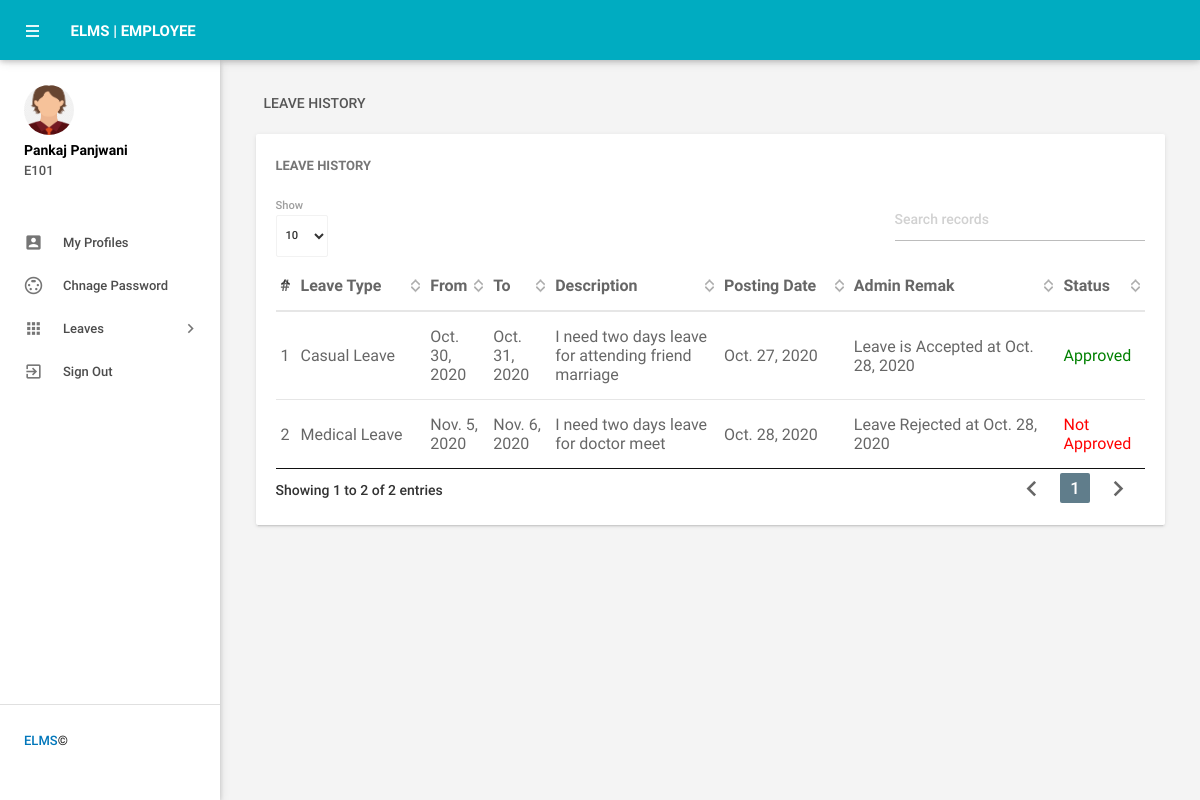
Screenshot of /leavehistory (signed in) with the database file from the repository.
### employeeleave/models.py (models this page shows, shortened)
class Employee(models.Model):
    user = models.ForeignKey(User, on_delete=models.CASCADE, null=True)
    empid = models.CharField(max_length=20)
    gender = models.CharField(max_length=30)
    dob = models.CharField(max_length=50)
    department = models.CharField(max_length=50,null=True)
    address = models.CharField(max_length=300)
    city = models.CharField(max_length=50)
    country = models.CharField(max_length=50)
    phoneno = models.CharField(max_length=15)
    status = models.CharField(max_length=15, null=True)
    regdate = models.DateField()

class Leaves(models.Model):
    leavetype = models.CharField(max_length=100)
    todate = models.DateField()
    fromdate = models.DateField()
    description = models.CharField(max_length=500)
    postingdate = models.DateField()
    adminremark = models.CharField(max_length=100,null=True)
    adminremarkdate = models.DateField(null=True)
    status = models.CharField(max_length=50,null=True)
    isread = models.CharField(max_length=50)
    emp = models.ForeignKey(Employee, on_delete=models.CASCADE, null=True)

### employeeleave/views.py (the view)
# urls.py: path('leavehistory',leavehistory, name='leavehistory'),
def leavehistory(request):
    if not request.user.is_authenticated:
        return redirect('index')
    user = User.objects.get(id=request.user.id)
    employee = Employee.objects.get(user=user)
    leave = Leaves.objects.filter(emp = employee)
    d = {'leave':leave}
    return render(request, 'leavehistory.html', d)

### employeeleave/templatetags/custom_filters.py (called while the page is built)
@register.simple_tag()
def employeeid(pid,*args, **kwargs):
    user = User.objects.get(id=pid)
    employee = Employee.objects.get(user = user)
    return employee.empid

### employeeleave/templates/leavehistory.html (shortened to what this page needs)
{% load static %}
{% block body %}
<html lang="en">
    <head>
         <link type="text/css" rel="stylesheet" href="{% static 'assets/plugins/materialize/css/materialize.min.css' %}"/>
       <link href="{% static 'assets/plugins/material-preloader/css/materialPreloader.min.css' %}" rel="stylesheet">
        <link href="{% static 'assets/plugins/datatables/css/jquery.dataTables.min.css' %}" rel="stylesheet">
        <link href="{% static 'assets/css/alpha.min.css' %}" rel="stylesheet" type="text/css"/>
        <link href="{% static 'assets/css/custom.css' %}" rel="stylesheet" type="text/css"/>
    </head>
    <body>
       {% include 'userheader.html' %}
       {% include 'usersidebar.html' %}
            <main class="mn-inner">
                <div class="row">
                    <div class="col s12">
                        <div class="page-title">Leave History</div>
                    </div>
                    <div class="col s12 m12 l12">
                        <div class="card">
                            <div class="card-content">
                                <span class="card-title">Leave History</span>
                                <table id="example" class="display responsive-table ">
                                    <thead>
                                        <tr>
                                            <th>#</th>
                                            <th width="120">Leave Type</th>
                                            <th>From</th>
                                            <th>To</th>
                                             <th>Description</th>
                                             <th width="120">Posting Date</th>
                                            <th width="200">Admin Remak</th>
                                            <th>Status</th>
                                        </tr>
                                    </thead>
                                    <tbody>
                                {% for i in leave %}
                                        <tr>
                                            <td>{{forloop.counter}}</td>
                                            <td>{{i.leavetype}}</td>
                                            <td>{{i.fromdate}}</td>
                                            <td>{{i.todate}}</td>
                                           <td>{{i.description}}</td>
                                            <td>{{i.postingdate}}</td>
                                            <td>
                                                {% if i.adminremark == None %}
                                                waiting for approval
                                                {% else %}
                                    {{i.adminremark}} at {{i.adminremarkdate}}
                                                {% endif %}
                                           </td>
                                            <td>
                                                {% if i.status == "Accept" %}
                                                 <span style="color: green">Approved</span>
                                                 {% endif %}
                                                {% if i.status == "Reject" %}
                                                <span style="color: red">Not Approved</span>
                                                 {% endif %}
                                             </td>
                                        </tr>
                                          {% endfor %}
                                    </tbody>
                                </table>
                            </div>
                        </div>
                    </div>
                </div>
            </main>
        </div>
        <div class="left-sidebar-hover"></div>
    </body>
</html>
{% endblock %}

### employeeleave/templates/userheader.html (shortened to what this page needs)
        <div class="mn-content fixed-sidebar">
            <header class="mn-header navbar-fixed">
                <nav class="cyan darken-1">
                    <div class="nav-wrapper row">
                        <section class="material-design-hamburger navigation-toggle">
                            <a href="#" data-activates="slide-out" class="button-collapse show-on-large material-design-hamburger__icon">
                                <span class="material-design-hamburger__layer"></span>
                            </a>
                        </section>
                        <div class="header-title col s3">
                            <span class="chapter-title">ELMS | Employee</span>
                        </div>
                    </div>
                </nav>
            </header>

### employeeleave/templates/usersidebar.html (shortened to what this page needs)
{% load static %}
{% load custom_filters %}
     <aside id="slide-out" class="side-nav white fixed">
                <div class="side-nav-wrapper">
                    <div class="sidebar-profile">
                        <div class="sidebar-profile-image">
                            <img src="{% static 'assets/images/avatarboy729.png' %}" class="circle" alt="">
                        </div>
                        <div class="sidebar-profile-info">
                                <p>{{request.user.first_name}} {{request.user.last_name}}</p>
                                <span>{% employeeid request.user.id %}</span>
                        </div>
                    </div>
                <ul class="sidebar-menu collapsible collapsible-accordion" data-collapsible="accordion">
  <li class="no-padding"><a class="waves-effect waves-grey" href="{% url 'myprofile' %}"><i class="material-icons">account_box</i>My Profiles</a></li>
  <li class="no-padding"><a class="waves-effect waves-grey" href="{% url 'changepassworduser' %}"><i class="material-icons">settings_input_svideo</i>Chnage Password</a></li>
                    <li class="no-padding">
                        <a class="collapsible-header waves-effect waves-grey"><i class="material-icons">apps</i>Leaves<i class="nav-drop-icon material-icons">keyboard_arrow_right</i></a>
                    </li>
                  <li class="no-padding">
                                <a class="waves-effect waves-grey" href="{% url 'logout' %}"><i class="material-icons">exit_to_app</i>Sign Out</a>
                            </li>
                </ul>
                <div class="footer">
                    <p class="copyright"><a href="#"> ELMS </a>©</p>
                </div>
                </div>
            </aside>

### rows the page displays
Leaves: leavetype "Casual Leave", fromdate "Oct. 30, 2020", todate "Oct. 31, 2020", description "I need two days leave for attending friend marriage", postingdate "Oct. 27, 2020", adminremark "Leave is Accepted", adminremarkdate "Oct. 28, 2020", status "Approved"
Leaves: leavetype "Medical Leave", fromdate "Nov. 5, 2020", todate "Nov. 6, 2020", description "I need two days leave for doctor meet", postingdate "Oct. 28, 2020", adminremark "Leave Rejected", adminremarkdate "Oct. 28, 2020", status "Not Approved"

### other values shown
{{ request.user.first_name }} "Pankaj"
{{ request.user.last_name }} "Panjwani"
